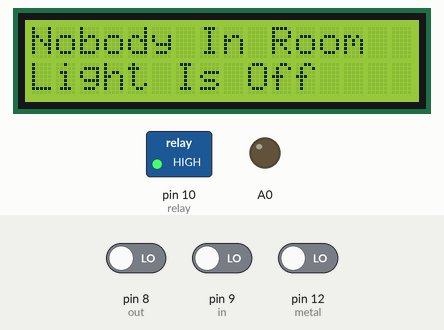
Simulated run of this sketch. Board: Arduino Uno, built with avr-gcc and run on an emulated ATmega328P. Shown: 16×2 character LCD, switched loads named in the sketch (green lamp = pin HIGH), output pins drawn as LEDs (lit = HIGH). Inputs (shaded band) come from the test bench; at power-on: pin 9 (in) LOW, pin 12 (metal) LOW, pin 8 (out) LOW.

Above: at 3.2 s.
3.3 s: pin 9 (in) driven HIGH
At 4.8 s:
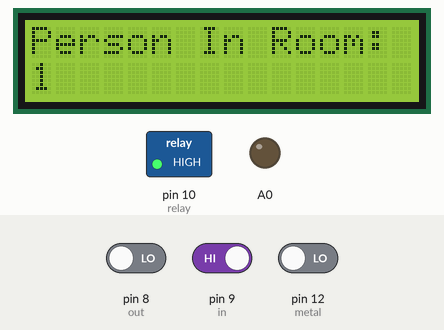
At 5.8 s:
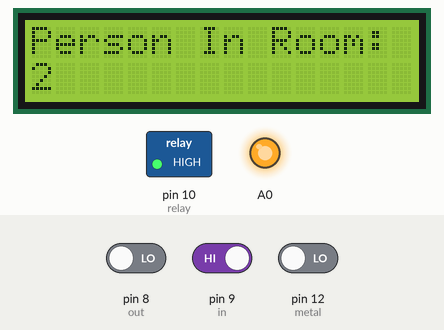
7.4 s: pin 12 (metal) driven HIGH
At 8.9 s:
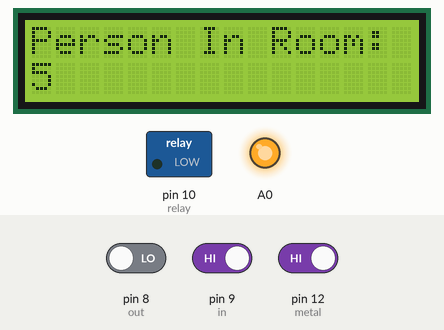
Timing chart, 0 to 10.4 s (numbered marks = the images above; inputs shaded):
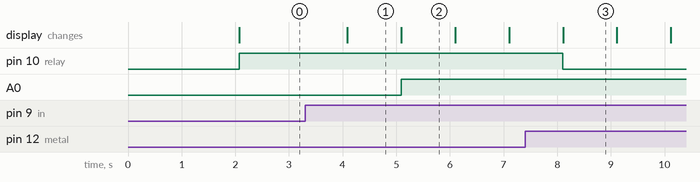

Measured:
- after the input at 3.3 s, A0: LOW → HIGH after 1.8 s; the display: changes after 0.79 s (image 1)
- after the input at 7.4 s, pin 10 (relay): HIGH → LOW after 0.70 s
- what the display in image 1 shows lasts 1.0 s, from 4.1 s to 5.1 s

The sketch:

sketch_apr19a.ino
```cpp
#include<LiquidCrystal.h>
LiquidCrystal lcd(2,3,4,5,6,7);

#define out 8
#define in 9
#define relay 10
#define metal 12

int count=0;

void IN()
{
count++;
lcd.clear();
lcd.print("Person In Room:");
lcd.setCursor(0,1);
lcd.print(count);
delay(1000);
}

void OUT()
{
if(count>0)
count--;
lcd.clear();
lcd.print("Person In Room:");
lcd.setCursor(0,1);
lcd.print(count);
delay(1000);
}

void setup()
{
lcd.begin(16,2);
lcd.print("Visitor Counter");
delay(2000);
pinMode(in, INPUT);
pinMode(out, INPUT);
pinMode(relay, OUTPUT);
pinMode(metal, INPUT);
lcd.clear();
lcd.print("Person In Room:");
lcd.setCursor(0,1);
lcd.print(count);

pinMode(A0, OUTPUT);

digitalWrite(relay, LOW);

}

void loop()
{

if(digitalRead(in)){
IN();}
if(digitalRead(out)){
OUT();}
if(digitalRead(metal))
digitalWrite(relay, LOW);
else
digitalWrite(relay, HIGH);


if(count==0)
{
lcd.clear();
//digitalWrite(relay, HIGH);
lcd.clear();
lcd.print("Nobody In Room");
lcd.setCursor(0,1);
lcd.print("Light Is Off");

digitalWrite(A0, LOW);
delay(1000);
} else {
  digitalWrite(A0, HIGH);
}

}
```
